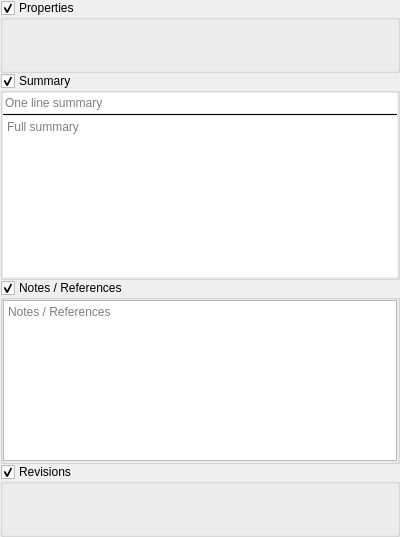
<?xml version="1.0" encoding="UTF-8"?>
<ui version="4.0">
 <class>metadataView</class>
 <widget class="QWidget" name="metadataView">
  <property name="geometry">
   <rect>
    <x>0</x>
    <y>0</y>
    <width>400</width>
    <height>537</height>
   </rect>
  </property>
  <property name="windowTitle">
   <string>Form</string>
  </property>
  <layout class="QVBoxLayout" name="verticalLayout">
   <property name="spacing">
    <number>0</number>
   </property>
   <property name="leftMargin">
    <number>0</number>
   </property>
   <property name="topMargin">
    <number>0</number>
   </property>
   <property name="rightMargin">
    <number>0</number>
   </property>
   <property name="bottomMargin">
    <number>0</number>
   </property>
   <item>
    <widget class="collapsibleGroupBox2" name="grpProperties">
     <property name="sizePolicy">
      <sizepolicy hsizetype="Preferred" vsizetype="Fixed">
       <horstretch>0</horstretch>
       <verstretch>0</verstretch>
      </sizepolicy>
     </property>
     <property name="title">
      <string>Properties</string>
     </property>
     <property name="flat">
      <bool>true</bool>
     </property>
     <property name="checkable">
      <bool>true</bool>
     </property>
     <layout class="QVBoxLayout" name="verticalLayout_28">
      <property name="spacing">
       <number>0</number>
      </property>
      <property name="leftMargin">
       <number>0</number>
      </property>
      <property name="topMargin">
       <number>0</number>
      </property>
      <property name="rightMargin">
       <number>0</number>
      </property>
      <property name="bottomMargin">
       <number>0</number>
      </property>
      <item>
       <widget class="propertiesView" name="properties" native="true">
        <property name="minimumSize">
         <size>
          <width>0</width>
          <height>50</height>
         </size>
        </property>
       </widget>
      </item>
     </layout>
    </widget>
   </item>
   <item>
    <widget class="collapsibleGroupBox2" name="grpSummary">
     <property name="title">
      <string>Summary</string>
     </property>
     <property name="flat">
      <bool>true</bool>
     </property>
     <property name="checkable">
      <bool>true</bool>
     </property>
     <layout class="QVBoxLayout" name="verticalLayout_22">
      <property name="spacing">
       <number>0</number>
      </property>
      <property name="leftMargin">
       <number>0</number>
      </property>
      <property name="topMargin">
       <number>0</number>
      </property>
      <property name="rightMargin">
       <number>0</number>
      </property>
      <property name="bottomMargin">
       <number>0</number>
      </property>
      <item>
       <widget class="lineEditView" name="txtSummarySentance">
        <property name="inputMask">
         <string/>
        </property>
        <property name="frame">
         <bool>false</bool>
        </property>
        <property name="placeholderText">
         <string>One line summary</string>
        </property>
       </widget>
      </item>
      <item>
       <widget class="Line" name="line">
        <property name="frameShadow">
         <enum>QFrame::Plain</enum>
        </property>
        <property name="lineWidth">
         <number>0</number>
        </property>
        <property name="midLineWidth">
         <number>0</number>
        </property>
        <property name="orientation">
         <enum>Qt::Horizontal</enum>
        </property>
       </widget>
      </item>
      <item>
       <widget class="textEditView" name="txtSummaryFull">
        <property name="frameShape">
         <enum>QFrame::NoFrame</enum>
        </property>
        <property name="placeholderText">
         <string>Full summary</string>
        </property>
       </widget>
      </item>
     </layout>
    </widget>
   </item>
   <item>
    <widget class="collapsibleGroupBox2" name="grpNotes">
     <property name="title">
      <string>Notes / References</string>
     </property>
     <property name="flat">
      <bool>true</bool>
     </property>
     <property name="checkable">
      <bool>true</bool>
     </property>
     <layout class="QHBoxLayout" name="horizontalLayout_29">
      <property name="spacing">
       <number>0</number>
      </property>
      <property name="leftMargin">
       <number>0</number>
      </property>
      <property name="topMargin">
       <number>0</number>
      </property>
      <property name="rightMargin">
       <number>0</number>
      </property>
      <property name="bottomMargin">
       <number>0</number>
      </property>
      <item>
       <widget class="textEditCompleter" name="txtNotes">
        <property name="placeholderText">
         <string>Notes / References</string>
        </property>
       </widget>
      </item>
     </layout>
    </widget>
   </item>
   <item>
    <widget class="collapsibleGroupBox2" name="grpRevisions">
     <property name="title">
      <string>Revisions</string>
     </property>
     <property name="flat">
      <bool>true</bool>
     </property>
     <property name="checkable">
      <bool>true</bool>
     </property>
     <layout class="QVBoxLayout" name="verticalLayout_2">
      <property name="spacing">
       <number>0</number>
      </property>
      <property name="leftMargin">
       <number>0</number>
      </property>
      <property name="topMargin">
       <number>0</number>
      </property>
      <property name="rightMargin">
       <number>0</number>
      </property>
      <property name="bottomMargin">
       <number>0</number>
      </property>
      <item>
       <widget class="revisions" name="revisions" native="true">
        <property name="minimumSize">
         <size>
          <width>0</width>
          <height>50</height>
         </size>
        </property>
       </widget>
      </item>
     </layout>
    </widget>
   </item>
  </layout>
 </widget>
 <customwidgets>
  <customwidget>
   <class>textEditView</class>
   <extends>QTextEdit</extends>
   <header>manuskript.ui.views.textEditView.h</header>
  </customwidget>
  <customwidget>
   <class>lineEditView</class>
   <extends>QLineEdit</extends>
   <header>manuskript.ui.views.lineEditView.h</header>
  </customwidget>
  <customwidget>
   <class>collapsibleGroupBox2</class>
   <extends>QGroupBox</extends>
   <header>manuskript.ui.collapsibleGroupBox2.h</header>
   <container>1</container>
  </customwidget>
  <customwidget>
   <class>propertiesView</class>
   <extends>QWidget</extends>
   <header>manuskript.ui.views.propertiesView.h</header>
   <container>1</container>
  </customwidget>
  <customwidget>
   <class>textEditCompleter</class>
   <extends>QTextEdit</extends>
   <header>manuskript.ui.views.textEditCompleter.h</header>
  </customwidget>
  <customwidget>
   <class>revisions</class>
   <extends>QWidget</extends>
   <header>manuskript.ui.revisions.h</header>
   <container>1</container>
  </customwidget>
 </customwidgets>
 <resources/>
 <connections/>
</ui>
